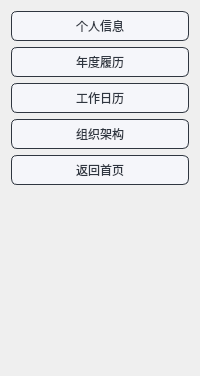
         <widget class="QWidget" name="page_4">
          <layout class="QGridLayout" name="gridLayout_10">
           <item row="5" column="0">
            <spacer name="verticalSpacer_4">
             <property name="orientation">
              <enum>Qt::Vertical</enum>
             </property>
             <property name="sizeHint" stdset="0">
              <size>
               <width>20</width>
               <height>180</height>
              </size>
             </property>
            </spacer>
           </item>
           <item row="1" column="0">
            <widget class="QPushButton" name="YearInfo">
             <property name="styleSheet">
              <string notr="true">QPushButton{
	font: 10pt &quot;微软雅黑&quot;;
    color: #2f3640;
    background-color: #f5f6fa;
    border-color: #2f3640;
    border-radius: 6px;
    border-style: solid;
    border-width: 1px;
    padding: 5px;
}

/**鼠标停留在按钮上的样式**/
QPushButton::hover{	
    color: #FFFFFF;
    background-color: #718093;
    border-color: #2f3640;
}

/**鼠标按压下去的样式**/
QPushButton::pressed,QPushButton::checked{
    color: #FFFFFF;
    background-color: qlineargradient(spread:pad, x1:0, y1:0, x2:0, y2:1, stop:0 #273c75, stop:1 #487eb0);
}

/**按钮失能情况下样式**/
QPushButton::disabled{
    color: #FFFFFF;
    background-color: #dcdde1;
    border-color: #dcdde1;
}

</string>
             </property>
             <property name="text">
              <string>年度履历</string>
             </property>
            </widget>
           </item>
           <item row="3" column="0">
            <widget class="QPushButton" name="structure">
             <property name="styleSheet">
              <string notr="true">QPushButton{
	font: 10pt &quot;微软雅黑&quot;;
    color: #2f3640;
    background-color: #f5f6fa;
    border-color: #2f3640;
    border-radius: 6px;
    border-style: solid;
    border-width: 1px;
    padding: 5px;
}

/**鼠标停留在按钮上的样式**/
QPushButton::hover{	
    color: #FFFFFF;
    background-color: #718093;
    border-color: #2f3640;
}

/**鼠标按压下去的样式**/
QPushButton::pressed,QPushButton::checked{
    color: #FFFFFF;
    background-color: qlineargradient(spread:pad, x1:0, y1:0, x2:0, y2:1, stop:0 #273c75, stop:1 #487eb0);
}

/**按钮失能情况下样式**/
QPushButton::disabled{
    color: #FFFFFF;
    background-color: #dcdde1;
    border-color: #dcdde1;
}
</string>
             </property>
             <property name="text">
              <string>组织架构</string>
             </property>
            </widget>
           </item>
           <item row="2" column="0">
            <widget class="QPushButton" name="punishInfo">
             <property name="styleSheet">
              <string notr="true">QPushButton{
	font: 10pt &quot;微软雅黑&quot;;
    color: #2f3640;
    background-color: #f5f6fa;
    border-color: #2f3640;
    border-radius: 6px;
    border-style: solid;
    border-width: 1px;
    padding: 5px;
}

/**鼠标停留在按钮上的样式**/
QPushButton::hover{	
    color: #FFFFFF;
    background-color: #718093;
    border-color: #2f3640;
}

/**鼠标按压下去的样式**/
QPushButton::pressed,QPushButton::checked{
    color: #FFFFFF;
    background-color: qlineargradient(spread:pad, x1:0, y1:0, x2:0, y2:1, stop:0 #273c75, stop:1 #487eb0);
}

/**按钮失能情况下样式**/
QPushButton::disabled{
    color: #FFFFFF;
    background-color: #dcdde1;
    border-color: #dcdde1;
}
</string>
             </property>
             <property name="text">
              <string>工作日历</string>
             </property>
            </widget>
           </item>
           <item row="0" column="0">
            <widget class="QPushButton" name="PersonInfo">
             <property name="styleSheet">
              <string notr="true">QPushButton{
	font: 10pt &quot;微软雅黑&quot;;
    color: #2f3640;
    background-color: #f5f6fa;
    border-color: #2f3640;
    border-radius: 6px;
    border-style: solid;
    border-width: 1px;
    padding: 5px;
}

/**鼠标停留在按钮上的样式**/
QPushButton::hover{	
    color: #FFFFFF;
    background-color: #718093;
    border-color: #2f3640;
}

/**鼠标按压下去的样式**/
QPushButton::pressed,QPushButton::checked{
    color: #FFFFFF;
    background-color: qlineargradient(spread:pad, x1:0, y1:0, x2:0, y2:1, stop:0 #273c75, stop:1 #487eb0);
}

/**按钮失能情况下样式**/
QPushButton::disabled{
    color: #FFFFFF;
    background-color: #dcdde1;
    border-color: #dcdde1;
}
</string>
             </property>
             <property name="text">
              <string>个人信息</string>
             </property>
            </widget>
           </item>
           <item row="4" column="0">
            <widget class="QPushButton" name="back_1">
             <property name="styleSheet">
              <string notr="true">QPushButton{
	font: 10pt &quot;微软雅黑&quot;;
    color: #2f3640;
    background-color: #f5f6fa;
    border-color: #2f3640;
    border-radius: 6px;
    border-style: solid;
    border-width: 1px;
    padding: 5px;
}

/**鼠标停留在按钮上的样式**/
QPushButton::hover{	
    color: #FFFFFF;
    background-color: #718093;
    border-color: #2f3640;
}

/**鼠标按压下去的样式**/
QPushButton::pressed,QPushButton::checked{
    color: #FFFFFF;
    background-color: qlineargradient(spread:pad, x1:0, y1:0, x2:0, y2:1, stop:0 #273c75, stop:1 #487eb0);
}

/**按钮失能情况下样式**/
QPushButton::disabled{
    color: #FFFFFF;
    background-color: #dcdde1;
    border-color: #dcdde1;
}

</string>
             </property>
             <property name="text">
              <string>返回首页</string>
             </property>
            </widget>
           </item>
          </layout>
         </widget>
